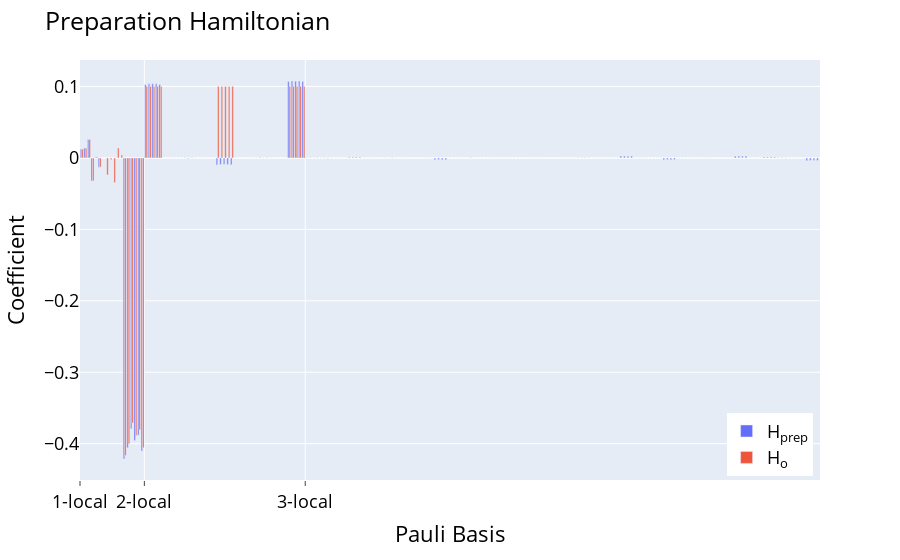

Here is the notebook cell this chart was saved with:
### Code cell
results = get_results("../saved_simulations/turbo/random1localheisenberg")
fig = preparation(results[1],-1)
fig.update_layout(legend={"yanchor":"bottom","y":0.01,"xanchor":"right","x":0.99})
fig.show()
print(results[0].betas)

### Figure 1 — Plotly figure (JSON) as saved in the notebook; plotly's stock layout.template omitted (floating-point values rounded to 4 significant figures; data arrays with more than 128 entries replaced by an {"elided": "..."} marker saying what was removed)
{"data": [{"alignmentgroup": "True", "hovertemplate": "<b>%{hovertext}</b><br><br>variable=H<sub>prep<br>Pauli Basis=%{x}<br>value=%{y}<extra></extra>", "hovertext": {"elided": "207 str values"}, "legendgroup": "H<sub>prep", "marker": {"color": "#636efa", "pattern": {"shape": ""}}, "name": "H<sub>prep", "offsetgroup": "H<sub>prep", "orientation": "v", "showlegend": true, "textposition": "auto", "type": "bar", "x": {"elided": "207 int values"}, "xaxis": "x", "y": {"elided": "207 float values"}, "yaxis": "y"}, {"alignmentgroup": "True", "hovertemplate": "<b>%{hovertext}</b><br><br>variable=H<sub>o<br>Pauli Basis=%{x}<br>value=%{y}<extra></extra>", "hovertext": {"elided": "207 str values"}, "legendgroup": "H<sub>o", "marker": {"color": "#EF553B", "pattern": {"shape": ""}}, "name": "H<sub>o", "offsetgroup": "H<sub>o", "orientation": "v", "showlegend": true, "textposition": "auto", "type": "bar", "x": {"elided": "207 int values"}, "xaxis": "x", "y": {"elided": "207 float values"}, "yaxis": "y"}], "layout": {"barmode": "group", "font": {"color": "black", "size": 18}, "legend": {"title": {"text": ""}, "tracegroupgap": 0, "x": 0.99, "xanchor": "right", "y": 0.01, "yanchor": "bottom"}, "margin": {"t": 60}, "title": {"text": "Preparation Hamiltonian"}, "xaxis": {"anchor": "y", "domain": [0, 1], "showgrid": true, "ticklen": 5, "ticks": "outside", "ticktext": ["1-local", "2-local", "3-local"], "tickvals": [-0.5, 17.5, 62.5], "title": {"text": "Pauli Basis"}}, "yaxis": {"anchor": "x", "domain": [0, 1], "title": {"text": "Coefficient"}}}}
